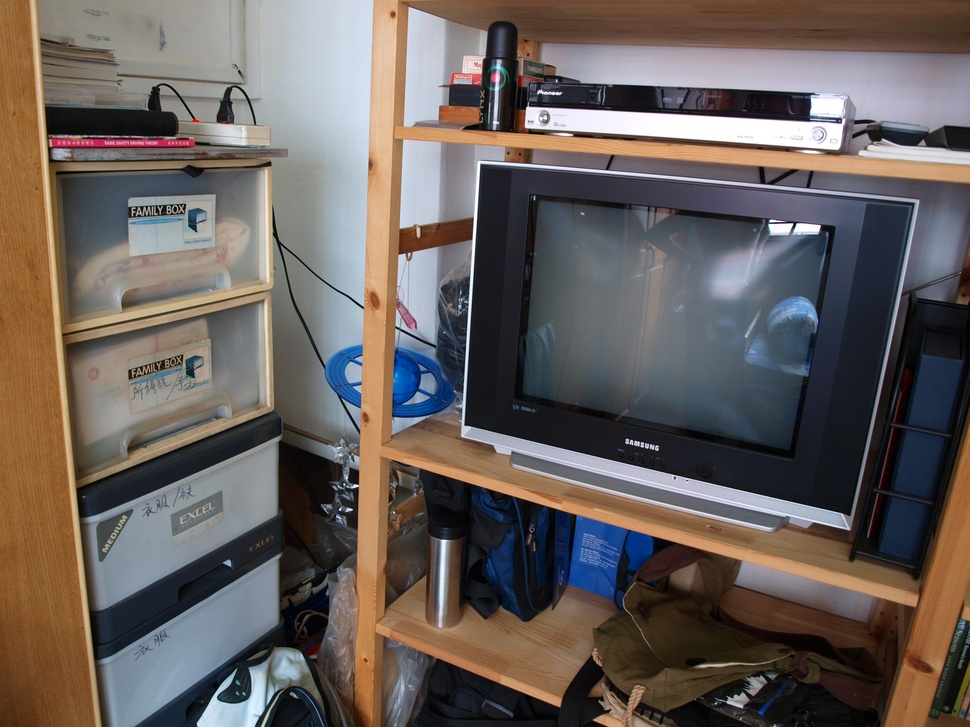
#> input picture ImageStitching/images/desk/P1011069.JPG, 970 x 727 px, shrunk from 3648 x 2736 before the run; its folder holds 3 pictures in this run
$ python image_stitching_Args.py --images images/desk --output out.png
#> lines starting #> are read from the running program, lines starting #| are printed output that depends on the picture
# import the necessary packages
from imutils import paths
import numpy as np
import argparse
import imutils
import cv2

# construct the argument parser and parse the arguments
ap = argparse.ArgumentParser()
ap.add_argument("-i", "--images", type=str, required=True,
                help="path to input directory of images to stitch")
ap.add_argument("-o", "--output", type=str, required=True,
                help="path to the output image")
ap.add_argument("-c", "--crop", type=int, default=0,
                help="whether to crop out the largest rectangular region")
args = vars(ap.parse_args())

# grab the paths to the input images and initialize our images list
print("[INFO] loading images...")
imagePaths = sorted(list(paths.list_images(args["images"])))
images = []

# loop over the image paths, load each one, and add them to our list
for imagePath in imagePaths:
    image = cv2.imread(imagePath)
#> image is the input picture: shape (727, 970, 3); mean B, G, R 92.1, 95.9, 104.7
    images.append(image)

# initialize OpenCV's image stitcher object and perform the image stitching
print("[INFO] stitching images...")
stitcher = cv2.createStitcher() if imutils.is_cv3() else cv2.Stitcher_create()
(status, stitched) = stitcher.stitch(images)
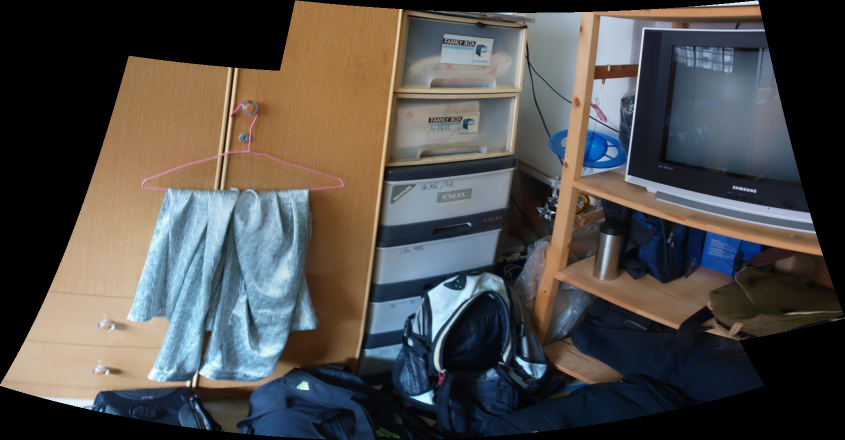
#> stitched: shape (880, 1690, 3) (shown at 1/2 size); mean of channels 0, 1, 2 74.5, 76.8, 79.1; drawn as B, G, R
#> status = 0

# if the stitching was successful, crop the image if required
if status == cv2.Stitcher_OK:
    print("[INFO] image stitching successful!")

    if args["crop"] > 0:
        print("[INFO] cropping...")
        # Add a 10px border around the image (in case we need to find contours)
        stitched = cv2.copyMakeBorder(stitched, 10, 10, 10, 10, cv2.BORDER_CONSTANT, (0, 0, 0))

        # Convert to grayscale and threshold the image to find the contours
        gray = cv2.cvtColor(stitched, cv2.COLOR_BGR2GRAY)
        thresh = cv2.threshold(gray, 0, 255, cv2.THRESH_BINARY)[1]

        # Find the external contours in the threshold image
        cnts = cv2.findContours(thresh.copy(), cv2.RETR_EXTERNAL, cv2.CHAIN_APPROX_SIMPLE)
        cnts = imutils.grab_contours(cnts)
        c = max(cnts, key=cv2.contourArea)

        # Get the bounding box of the largest contour and use it to crop the image
        (x, y, w, h) = cv2.boundingRect(c)
        stitched = stitched[y:y + h, x:x + w]

    # Save the output image
    cv2.imwrite(args["output"], stitched)
    cv2.imshow("Stitched", stitched)
    cv2.waitKey(0)

else:
    print(f"[INFO] image stitching failed ({status})")
